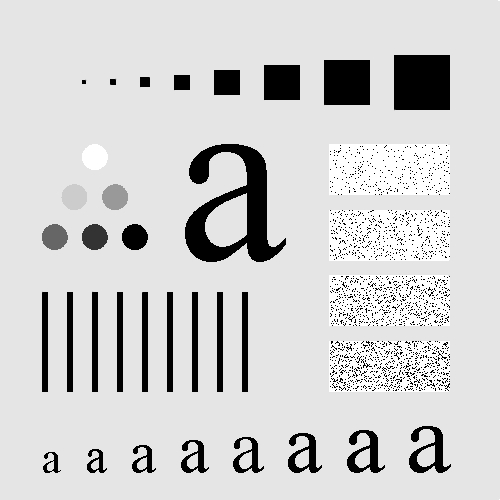
#> input picture Week4/Tutorial/matlab_example/imgs/0402.tif, 500 x 500 px
$ python low_pass_filter.py   (older library calls are emulated)
#> lines starting #> are read from the running program, lines starting #| are printed output that depends on the picture
### Week4/Tutorial/python_example/demo.py
from scipy.misc import imread,imresize,imsave
import numpy as np
import scipy
import matplotlib.pyplot as plt
from skimage.color import rgb2gray


def read(path):
#> called with path = '../matlab_example/imgs/0402.tif'
    img = imread(path)
#> img is the input picture: shape (500, 500); min 0, max 255, mean 207.4
    return img

def save(path, img):
    img = imsave(path, img)

def show(img,  cmap=None):
    plt.figure()
    plt.imshow(img, cmap=cmap)
    plt.show()

# [9 lines left out: function to_binary, not called in this run]


# [14 lines that do not run on import are left out]

### Week4/Tutorial/python_example/low_pass_filter.py
import numpy as np
from demo import read, show

raw_img = read("../matlab_example/imgs/0402.tif")
img = np.pad(raw_img, ((0, raw_img.shape[0]), (0, raw_img.shape[1])), 'constant')
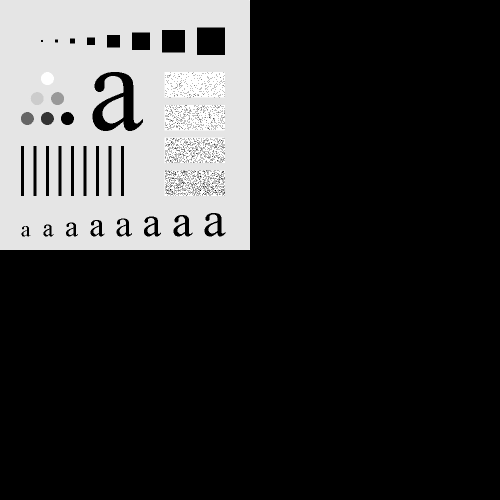
#> img: shape (1000, 1000) (shown at 1/2 size); min 0, max 255, mean 51.8
show(img, cmap='gray')

fft2 = np.fft.fft2(img)
shift2center = np.fft.fftshift(fft2)
show(np.log(1+np.abs(shift2center)), cmap='gray')
#> call 2 of show, with cmap = 'gray'
#> in show (call 2), `plt.show()`:
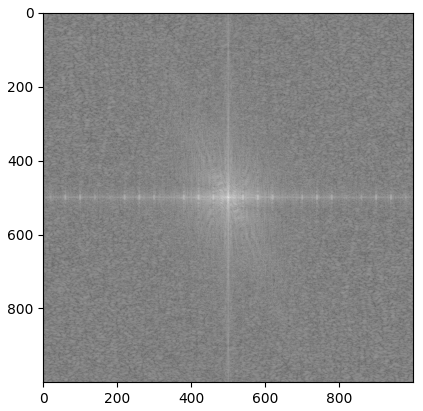
#> figure drawn by matplotlib, 1 panel

def dftuv(m, n):
    u = np.array(list(range(0, m)))
    v = np.array(list(range(0, n)))
    u[m//2:] -= m
    v[n//2:] -= n
    u,v = np.meshgrid(u, v)
    return u**2 + v**2


sigma = 0.05 * img.shape[0]
#> sigma = 50
d = dftuv(img.shape[0], img.shape[1])
h = np.exp(-d/(2*(sigma**2)))

res = np.fft.fft2(raw_img, (img.shape[0], img.shape[1])) * h
res = np.fft.ifft2(res)

show(np.abs(res), cmap='gray')
#> call 3 of show, with cmap = 'gray'
#> in show (call 3), `plt.show()`:
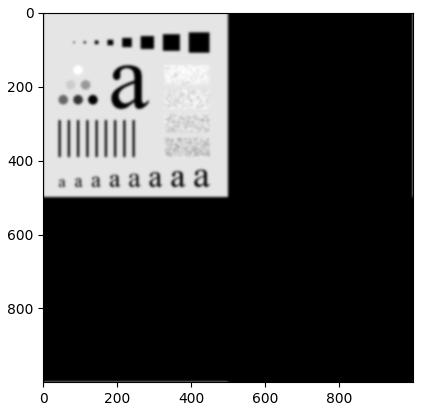
#> figure drawn by matplotlib, 1 panel
